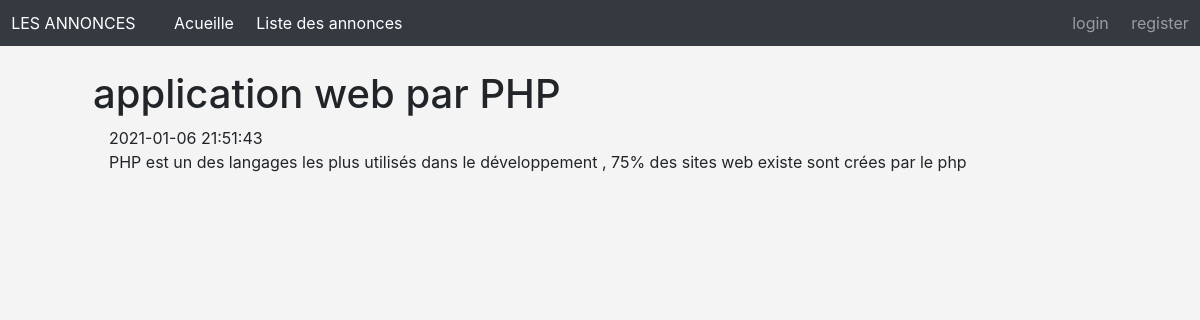
Screenshot of /annonces/annonce/4 with the database file from the repository.
### tables this page shows
CREATE TABLE `annonce` (
  `id` int(11) NOT NULL,
  `titre` varchar(256) NOT NULL,
  `description` text NOT NULL,
  `actif` tinyint(1) NOT NULL DEFAULT 0,
  `created_at` datetime NOT NULL DEFAULT current_timestamp(),
  `user_id` int(11) NOT NULL
);

### Controllers/Controller.php (called while the page is built, shortened)
<?php
class Controller
{
    public function render(String $fichier, array $data=[],String $template = "default.php")
    {
        extract($data);
        require_once(ROOT."/Views/".$fichier);
    }
}
?>

### Controllers/AnnoncesController.php (called while the page is built, shortened)
<?php
class AnnoncesController extends Controller
{
    public function annonce(int $id)
    {
        $annonce = new annonce;
        $annonce = $annonce->find($id);
        $this->render("annonces/annonce.php",compact("annonce"));
    }
}
?>

### public/index.php (called while the page is built, shortened)
<?php
$app = new Main;
$app->start();

### Models/Annonce.php (called while the page is built, shortened)
<?php
class Annonce extends Model{
    public function __construct(){
        $this->table = 'ANNONCE';
    }
}
?>

### Core/DataBase.php (called while the page is built, shortened)
<?php
class DataBase extends PDO
{
    private static $instance;
    private function __construct(){
        $dsn = "mysql:host=". self::DBHOST.";dbname=".self::DBNAME;
    }
    public static function getInstance(): self
    {
        if(self::$instance === null)
            self::$instance = new self();
        return self::$instance;
    }
}

### Models/Model.php (called while the page is built, shortened)
<?php
class Model extends DataBase
{
    protected $table;
    public function find(int $id){
        return $this->require(
            "SELECT * from " . $this->table . " where id = ". $id
        )->fetch();
    }
    public function require(String $sql, array $attributes = null)
    {
        $this->db = self::getInstance();
        if($attributes === null){
            return $this->db->query($sql);
        }else{
            $statement = $this->db->prepare($sql);
            $statement->execute($attributes);
            return $statement;
        }
    }
}
?>

### Views/annonces/annonce.php (the view)
<div class="carte mx-5 mt-4">
    <h1><?=$annonce->titre?></h1>
    <div class="ml-3"> <?=$annonce->created_at   ?> </div>
    <div class="ml-3"> <?=$annonce->description   ?> </div>
</div>

### Views/default.php (style rules this page uses)
body { background-color: #F4F4F4; font-size: 16px ; }

### rows the page displays
annonce: titre "application web par PHP", created_at "2021-01-06 21:51:43", description "PHP est un des langages les plus utilisés dans le développement , 75% des sites web existe sont crées par le php"
